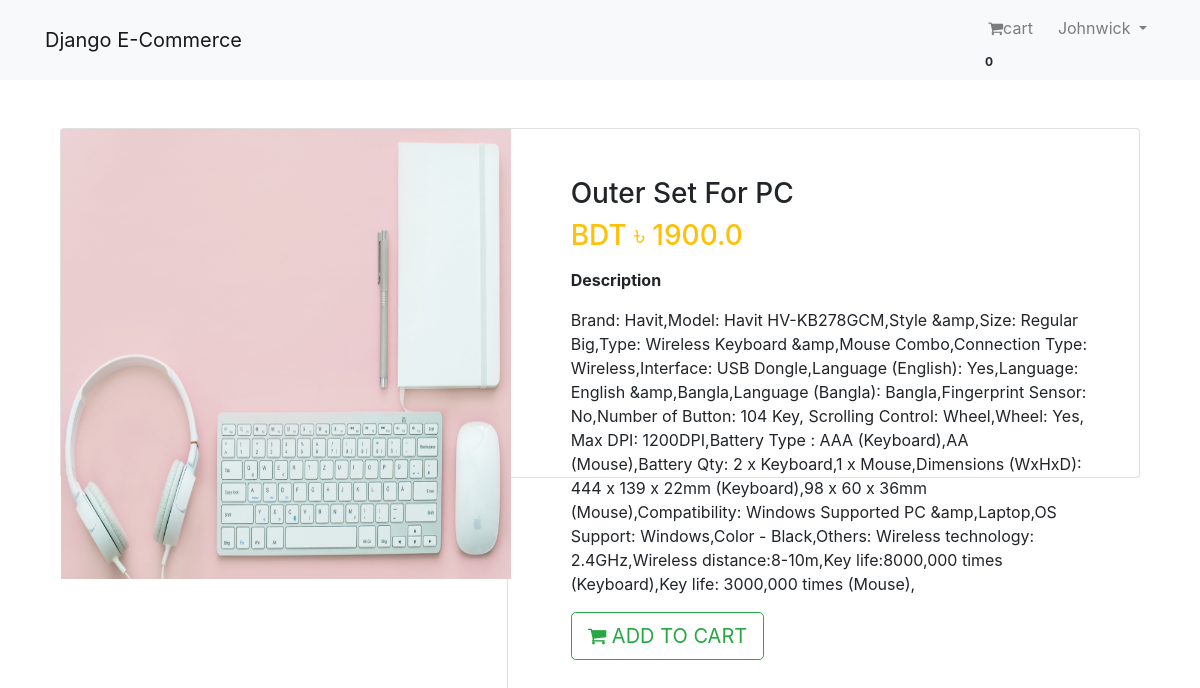
/product-details/2 (signed in), run on the app's committed database.
### AppLogin/models.py (models this page shows, shortened)
class User(AbstractBaseUser, PermissionsMixin):
    email = models.EmailField(unique=True, null= False)
    is_staff = models.BooleanField(gettext_lazy('staff status'),default=False, help_text= gettext_lazy('Designates whether the user can login site'))
    is_active = models.BooleanField(
        gettext_lazy('active'), default=True, help_text = gettext_lazy('Designates whether the user should be treated as active. Unselect this intead of deleting accounts')
    )
    USERNAME_FIELD = 'email'
    objects = MyUserManager()

class Profile(models.Model):
    user = models.OneToOneField(User, on_delete=models.CASCADE, related_name='profile')
    username = models.CharField(max_length=264, blank=True)
    full_name = models.CharField(max_length=264, blank=True)
    address_1 = models.TextField(max_length=300, blank=True)
    city = models.CharField(max_length=50, blank=True)
    zip_code = models.CharField(max_length=10, blank=True)
    country = models.CharField(max_length=50, blank=True)
    phone = models.CharField(max_length=20, blank=True)
    date_joined = models.DateTimeField(auto_now_add=True)

### AppShop/models.py (models this page shows, shortened)
class Product(models.Model):
    mainimage = models.ImageField(upload_to='Products')
    name = models.CharField(max_length=264)
    category = models.ForeignKey(Catergory, on_delete=models.CASCADE, related_name='category')
    preview_text = models.TextField(max_length=200, verbose_name='Preview Text')
    detail_text = models.TextField(max_length=2000, verbose_name = 'Description')
    price = models.FloatField()
    old_price = models.FloatField(default= 0.00)
    created_date = models.DateTimeField(auto_now_add=True)
    class Meta:
        ordering = ['-created_date']

### AppShop/views.py (the view)
# urls.py: path('product-details/<pk>', views.ProductDetails.as_view(), name='product_details'),
class ProductDetails(LoginRequiredMixin,DetailView):
    model = Product
    template_name = 'AppShop/product_details.html'

### AppOrder/templatetags/cart_tag.py (called while the page is built)
@register.filter
def cart_total(user):
    order = Order.objects.filter(user=user, ordered = False)
    if order.exists():
        return order[0].orderitems.count()
    else:
        return 0

### templates/AppShop/product_details.html
{% extends 'base.html' %}
{% block body_block %}
<div class="container my-5">
    <div class="card">
        <div class="row">
            <aside class="col-sm-5 border-right">
                <article class="gallery-wrap">
                    <div class="img-big-wrap">
                        <div class="">
                            <a href=""><img src="/media/{{object.mainimage}}" style="width: 450px;"></a>
                        </div>
                    </div>
                </article>
            </aside>
            <aside class="col-sm-7">
                <article class="cart-body p-5">
                    <h3 class="title mp-3">{{object.name}}</h3>
                    <p class="price-detail-wrap">
                        <span class="price h3 text-warning">
                            <span class="currency">BDT &#2547;</span>
                            <span class="num">{{object.price}}</span>
                        </span>
                    </p>
                    <dl class="item-property">
                        <dt>Description</dt>
                        <dd>
                            <p>{{object.detail_text|linebreaks}}</p>
                        </dd>
                    </dl>
                    <a href="{% url 'AppOrder:add' pk=object.pk %}" class="btn btn-lg btn-outline-success text-uppercase"> <i class="fa fa-shopping-cart"></i> Add to Cart </a>
                </article>
            </aside>
        </div>
    </div>
</div>
{% endblock %}

### templates/base.html (shortened to what this page needs)
<!DOCTYPE html>
{% load static %}
<html lang="en">
<head>
    <link rel="stylesheet" href="https://cdn.jsdelivr.net/npm/bootstrap@4.6.2/dist/css/bootstrap.min.css">
    <link rel="stylesheet" href="https://cdnjs.cloudflare.com/ajax/libs/font-awesome/4.7.0/css/font-awesome.min.css">
    <link rel="stylesheet" href="{% static 'css/main.css' %}">
</head>
<body>
    {% include 'navbar.html' %}
    <div class="container">
        {% block body_block %}
        {% endblock %}
    </div>
</body>
</html>

### templates/navbar.html (shortened to what this page needs)
{% load cart_tag %}
<nav class="navbar navbar-expand-lg navbar-light bg-light">
     <div class="container">
        <a class="navbar-brand" href="{% url 'AppShop:homepage' %}">Django E-Commerce</a>
        <div class="collapse navbar-collapse" id="navbarNav">
            <ul class="navbar-nav ml-auto">
                {% if request.user.is_authenticated %}
                <li class="nav-item">
                    <a href="{% url 'AppOrder:cart' %}" class="nav-link"><i class="fa fa-shopping-cart"></i>cart</a>
                    <span class="badge badge-light">{{request.user | cart_total}}</span>
                </li>
                <li class="nav-item dropdown">
                    <a class="nav-link dropdown-toggle" href="#" id="navbarDropdown" role="button" data-toggle="dropdown" aria-haspopup="true" aria-expanded="false">
                       &nbsp; {{request.user.profile.username}}
                    </a>
                  </li>
                  {% else %}
                  <li class="nav-item">
                    <a class="btn btn-info btn-sm" href="{% url 'AppLogin:log_in' %}">Login</a>
                </li>
                  {% endif %}
            </ul>
        </div>
    </div>
  </nav>

### static/css/main.css (style rules this page uses)
.gallery-wrap .img-big-wrap img { height: 450px; width: auto; display: inline-block; cursor: zoom-in; }

### templates/base.html (style rules this page uses)
.card { height: 350px; }

### data on the page
User: user|cart_total "0", user.profile.username "Johnwick"
Product: mainimage (picture), name "Outer Set For PC", price "1900.0", detail_text "Brand: Havit,Model: Havit HV-KB278GCM,Style &amp,Size: Regular Big,Type: Wireless Keyboard &amp,Mouse Combo,Connection Type: Wireless,Interface: USB Dongle,Language (English): Yes,Language: English &amp,Bangla,Language (Bangla): Bangla,Fingerprint Sensor: No,Number of Button: 104 Key, Scrolling Control: Wheel,Wheel: Yes, Max DPI: 1200DPI,Battery Type : AAA (Keyboard),AA (Mouse),Battery Qty: 2 x Keyboard,1 x Mouse,Dimensions (WxHxD): 444 x 139 x 22mm (Keyboard),98 x 60 x 36mm (Mouse),Compatibility: Windows Supported PC &amp,Laptop,OS Support: Windows,Color - Black,Others: Wireless technology: 2.4GHz,Wireless distance:8-10m,Key life:8000,000 times (Keyboard),Key life: 3000,000 times (Mouse),"
